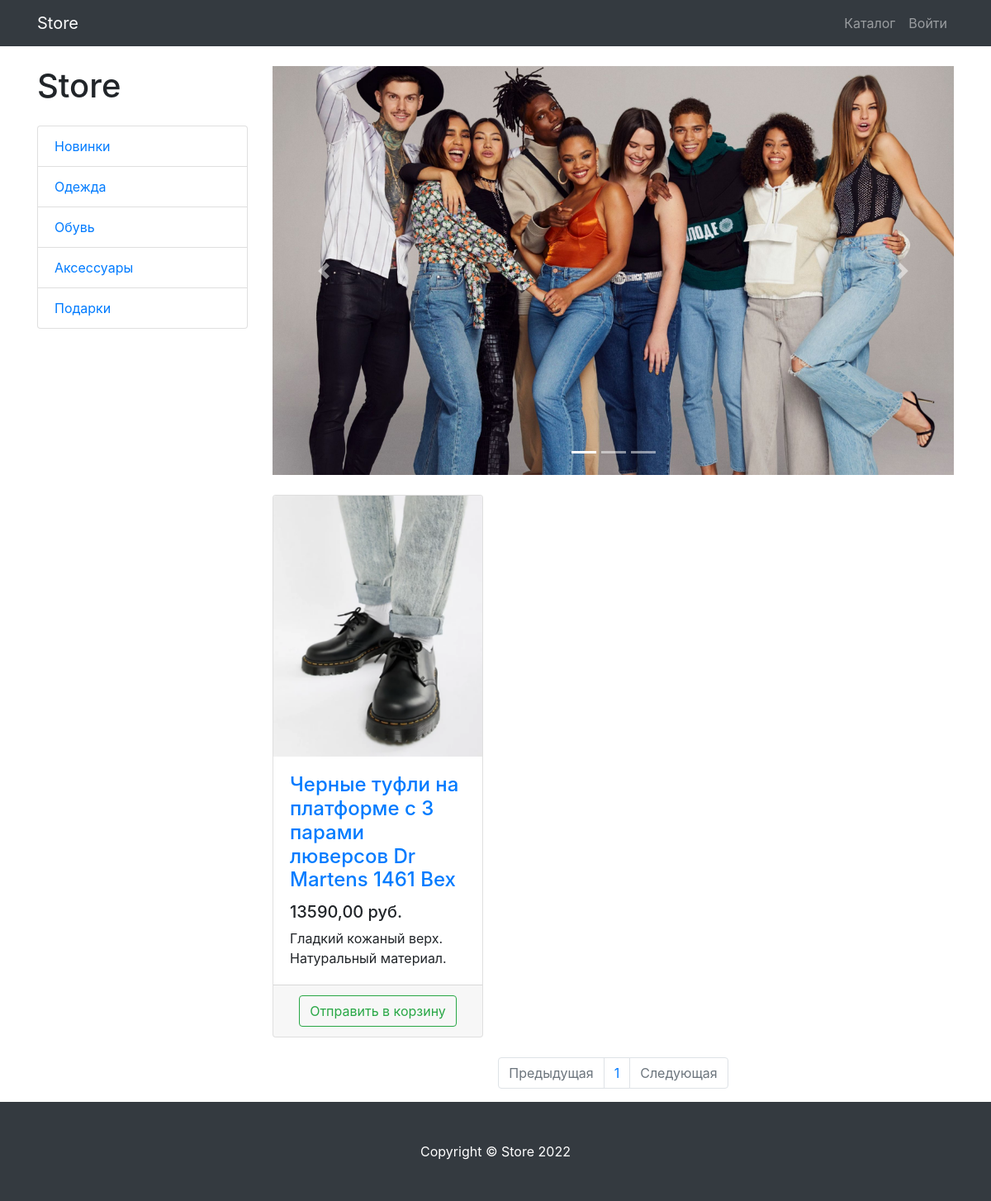
Screenshot of /products/category/4/ with the database file from the repository.
### products/models.py (models this page shows, shortened)
class ProductCategory(models.Model):
    name = models.CharField(max_length=128)
    description = models.TextField(null=True, blank=True)
    class Meta:
        verbose_name = 'category'
        verbose_name_plural = 'categories'

class Product(models.Model):
    name = models.CharField(max_length=256)
    description = models.TextField()
    price = models.DecimalField(max_digits=8, decimal_places=2)
    quantity = models.PositiveIntegerField(default=0)
    image = models.ImageField(upload_to='products_images')
    category = models.ForeignKey(ProductCategory, on_delete=models.CASCADE)
    class Meta:
        verbose_name = 'продукт'
        verbose_name_plural = 'продукты'

### products/views.py (the view)
# urls.py: path('', views.ProductsListView.as_view(), name='index'),
class ProductsListView(TitleMixin, ListView):
    model = Product
    template_name = 'products/products.html'
    paginate_by = 3
    title = 'Store - Каталог'
    def get_queryset(self):
        queryset = super(ProductsListView, self).get_queryset()
        category_id = self.kwargs.get('category_id')
        return queryset.filter(category_id=category_id) if category_id else queryset
    def get_context_data(self, **kwargs):
        context = super(ProductsListView, self).get_context_data(**kwargs)
        context['categories'] = ProductCategory.objects.all()
        return context

### common/views.py (called while the page is built)
    def get_context_data(self, **kwargs):
        context = super(TitleMixin, self).get_context_data(**kwargs)
        context['title'] = self.title
        return context

### products/context_processors.py (called while the page is built)
def baskets(request):
    user = request.user
    return {'baskets': Basket.objects.filter(user=user) if user.is_authenticated else []}

### products/templates/products/products.html (shortened to what this page needs)
{% extends 'products/base.html' %}
{% load static %}
{% block css %}
    <link href="{% static 'vendor/css/products.css' %}" rel="stylesheet">
{% endblock css %}
{% block content %}
    <div class="container">
        <div class="row">
            <div class="col-lg-3">
                <h1 class="my-4">Store</h1>
                <div class="list-group">
                    {% for category in categories %}
                        <a href="{% url 'products:category' category.id %}" class="list-group-item"> {{ category.name }} </a>
                    {% endfor %}
                </div>
            </div>
            <div class="col-lg-9">
                <div id="carouselExampleIndicators" class="carousel slide my-4" data-ride="carousel">
                    <ol class="carousel-indicators">
                        <li data-target="#carouselExampleIndicators" data-slide-to="0" class="active"></li>
                        <li data-target="#carouselExampleIndicators" data-slide-to="1"></li>
                        <li data-target="#carouselExampleIndicators" data-slide-to="2"></li>
                    </ol>
                    <div class="carousel-inner" role="listbox">
                        <div class="carousel-item active">
                            <img class="d-block img-fluid" src="{% static 'vendor/img/slides/slide-1.jpg' %}" alt="First slide">
                        </div>
                    </div>
                    <a class="carousel-control-prev" href="#carouselExampleIndicators" role="button" data-slide="prev">
                        <span class="carousel-control-prev-icon" aria-hidden="true"></span>
                    </a>
                    <a class="carousel-control-next" href="#carouselExampleIndicators" role="button" data-slide="next">
                        <span class="carousel-control-next-icon" aria-hidden="true"></span>
                    </a>
                </div>
                <div class="row">
                    {% for product in object_list %}
                    <div class="col-lg-4 col-md-6 mb-4">
                        <div class="card h-100">
                            <a href="#">
                                <img class="card-img-top"
                                    src="{{ product.image.url }}"
                                    alt="">
                            </a>
                            <div class="card-body">
                                <h4 class="card-title">
                                    <a href="#">{{ product.name }}</a>
                                </h4>
                                <h5> {{ product.price }} руб.</h5>
                                <p class="card-text">{{ product.description }}</p>
                            </div>
                            <div class="card-footer text-center">
                                <a class="btn btn-outline-success" href="{% url 'products:basket_add' product.id %}">
                                    Отправить в корзину
                                </a>
                            </div>
                        </div>
                    </div>
                    {% endfor %}
                </div>
                <nav aria-label="Page navigation example">
                    <ul class="pagination justify-content-center">
                        <li class="page-item {% if not page_obj.has_previous %} disabled {% endif %}">
                            <a class="page-link"
                                href="{% if page_obj.has_previous %} {% url 'products:paginator' page_obj.previous_page_number %} {% else %} #  {% endif %}"
                                tabindex="-1" aria-disabled="true">
                                Предыдущая
                            </a>
                        </li>
                        {% for page in page_obj.paginator.page_range %}
                            <li class="page-item">
                                <a class="page-link"
                                    href="{% url 'products:paginator' page %}">
                                    {{ page }}
                                </a>
                            </li>
                        {% endfor %}
                        <li class="page-item {% if not page_obj.has_next %} disabled {% endif %}">
                            <a class="page-link"
                                href="{% if page_obj.has_next %} {% url 'products:paginator' page_obj.next_page_number %} {% else %} {% endif %}">
                                Следующая
                            </a>
                        </li>
                    </ul>
                </nav>
            </div>
        </div>
    </div>
{% endblock content %}
{% block footer %}
    <footer class="py-5 bg-dark">
        <div class="container">
            <p class="m-0 text-center text-white">Copyright &copy; Store 2022</p>
        </div>
    </footer>
{% endblock footer %}

### rows the page displays
ProductCategory: name "Новинки"
ProductCategory: name "Одежда"
ProductCategory: name "Обувь"
ProductCategory: name "Аксессуары"
ProductCategory: name "Подарки"
Product: image (picture), name "Черные туфли на платформе с 3 парами люверсов Dr Martens 1461 Bex", price "13590,00", description "Гладкий кожаный верх. Натуральный материал."

### other values shown
{{ page }} "1"
